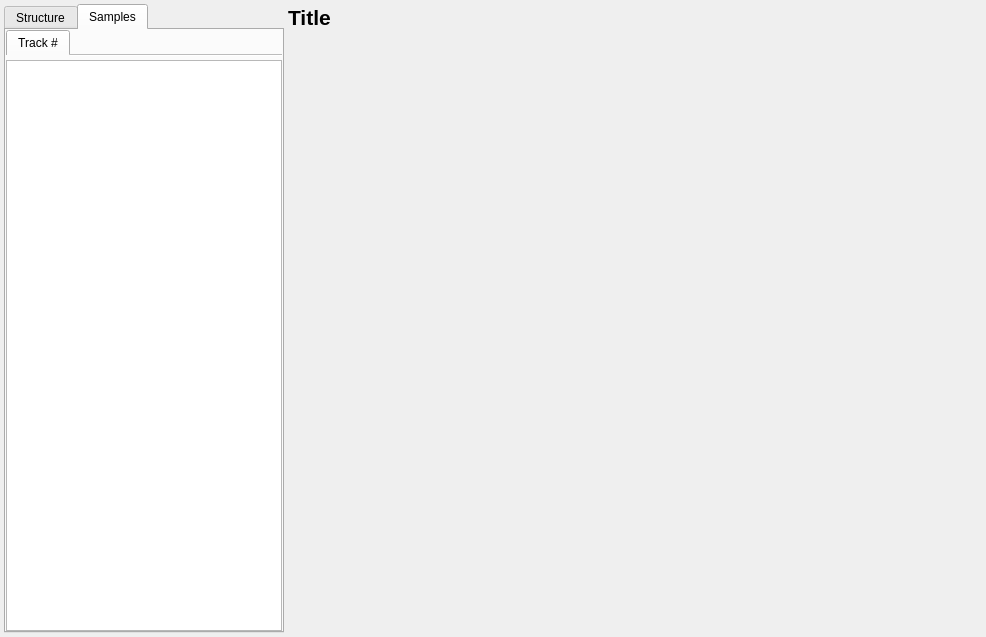
<?xml version="1.0" encoding="UTF-8"?>
<ui version="4.0">
 <class>tabContainer</class>
 <widget class="QWidget" name="tabContainer">
  <property name="geometry">
   <rect>
    <x>0</x>
    <y>0</y>
    <width>986</width>
    <height>637</height>
   </rect>
  </property>
  <property name="windowTitle">
   <string>Form</string>
  </property>
  <layout class="QGridLayout" name="gridLayout_4">
   <property name="leftMargin">
    <number>4</number>
   </property>
   <property name="topMargin">
    <number>4</number>
   </property>
   <property name="rightMargin">
    <number>4</number>
   </property>
   <property name="bottomMargin">
    <number>4</number>
   </property>
   <property name="spacing">
    <number>4</number>
   </property>
   <item row="0" column="0">
    <widget class="QTabWidget" name="tabWidget">
     <property name="minimumSize">
      <size>
       <width>240</width>
       <height>0</height>
      </size>
     </property>
     <property name="maximumSize">
      <size>
       <width>280</width>
       <height>16777215</height>
      </size>
     </property>
     <property name="currentIndex">
      <number>1</number>
     </property>
     <widget class="QWidget" name="tabStructure">
      <attribute name="title">
       <string>Structure</string>
      </attribute>
      <layout class="QGridLayout" name="gridLayout_2">
       <property name="leftMargin">
        <number>0</number>
       </property>
       <property name="topMargin">
        <number>0</number>
       </property>
       <property name="rightMargin">
        <number>0</number>
       </property>
       <property name="bottomMargin">
        <number>0</number>
       </property>
       <property name="spacing">
        <number>0</number>
       </property>
       <item row="0" column="0">
        <widget class="QTreeWidget" name="treeWidget_structure">
         <property name="indentation">
          <number>16</number>
         </property>
         <property name="uniformRowHeights">
          <bool>false</bool>
         </property>
         <property name="animated">
          <bool>true</bool>
         </property>
         <attribute name="headerVisible">
          <bool>false</bool>
         </attribute>
         <column>
          <property name="text">
           <string/>
          </property>
         </column>
         <item>
          <property name="text">
           <string>File</string>
          </property>
         </item>
        </widget>
       </item>
      </layout>
     </widget>
     <widget class="QWidget" name="tabSamples">
      <attribute name="title">
       <string>Samples</string>
      </attribute>
      <layout class="QGridLayout" name="gridLayout">
       <property name="leftMargin">
        <number>0</number>
       </property>
       <property name="topMargin">
        <number>0</number>
       </property>
       <property name="rightMargin">
        <number>0</number>
       </property>
       <property name="bottomMargin">
        <number>0</number>
       </property>
       <property name="spacing">
        <number>0</number>
       </property>
       <item row="1" column="0">
        <widget class="QListWidget" name="listWidget_samples"/>
       </item>
       <item row="0" column="0">
        <widget class="QTabWidget" name="tabWidget_tracks">
         <property name="sizePolicy">
          <sizepolicy hsizetype="Expanding" vsizetype="Minimum">
           <horstretch>0</horstretch>
           <verstretch>0</verstretch>
          </sizepolicy>
         </property>
         <property name="currentIndex">
          <number>0</number>
         </property>
         <property name="documentMode">
          <bool>true</bool>
         </property>
         <widget class="QWidget" name="tab">
          <attribute name="title">
           <string>Track #</string>
          </attribute>
         </widget>
        </widget>
       </item>
      </layout>
     </widget>
    </widget>
   </item>
   <item row="0" column="1">
    <layout class="QVBoxLayout" name="verticalLayout">
     <property name="topMargin">
      <number>1</number>
     </property>
     <property name="rightMargin">
      <number>1</number>
     </property>
     <property name="bottomMargin">
      <number>1</number>
     </property>
     <item>
      <widget class="QLabel" name="labelTitle">
       <property name="maximumSize">
        <size>
         <width>16777215</width>
         <height>36</height>
        </size>
       </property>
       <property name="font">
        <font>
         <pointsize>16</pointsize>
         <weight>75</weight>
         <bold>true</bold>
        </font>
       </property>
       <property name="text">
        <string>Title</string>
       </property>
       <property name="margin">
        <number>4</number>
       </property>
      </widget>
     </item>
     <item>
      <widget class="QScrollArea" name="scrollArea_2">
       <property name="minimumSize">
        <size>
         <width>0</width>
         <height>256</height>
        </size>
       </property>
       <property name="frameShape">
        <enum>QFrame::NoFrame</enum>
       </property>
       <property name="horizontalScrollBarPolicy">
        <enum>Qt::ScrollBarAlwaysOff</enum>
       </property>
       <property name="widgetResizable">
        <bool>true</bool>
       </property>
       <widget class="QWidget" name="scrollAreaWidgetContents_2">
        <property name="geometry">
         <rect>
          <x>0</x>
          <y>0</y>
          <width>692</width>
          <height>326</height>
         </rect>
        </property>
        <layout class="QGridLayout" name="gridLayout_3">
         <property name="leftMargin">
          <number>0</number>
         </property>
         <property name="topMargin">
          <number>0</number>
         </property>
         <property name="rightMargin">
          <number>0</number>
         </property>
         <property name="bottomMargin">
          <number>6</number>
         </property>
         <item row="2" column="0">
          <layout class="QGridLayout" name="gridLayout_content"/>
         </item>
         <item row="0" column="0">
          <widget class="QWidget" name="widgetHeader" native="true">
           <layout class="QVBoxLayout" name="verticalLayout_2">
            <property name="spacing">
             <number>6</number>
            </property>
            <property name="leftMargin">
             <number>4</number>
            </property>
            <property name="topMargin">
             <number>4</number>
            </property>
            <property name="rightMargin">
             <number>4</number>
            </property>
            <property name="bottomMargin">
             <number>4</number>
            </property>
            <item>
             <layout class="QGridLayout" name="gridLayout_header">
              <property name="topMargin">
               <number>2</number>
              </property>
             </layout>
            </item>
           </layout>
          </widget>
         </item>
         <item row="4" column="0">
          <spacer name="verticalSpacer">
           <property name="orientation">
            <enum>Qt::Vertical</enum>
           </property>
           <property name="sizeHint" stdset="0">
            <size>
             <width>20</width>
             <height>0</height>
            </size>
           </property>
          </spacer>
         </item>
         <item row="1" column="0">
          <widget class="QWidget" name="widgetSamples" native="true">
           <layout class="QVBoxLayout" name="verticalLayout_3">
            <property name="leftMargin">
             <number>3</number>
            </property>
            <property name="topMargin">
             <number>3</number>
            </property>
            <property name="rightMargin">
             <number>3</number>
            </property>
            <property name="bottomMargin">
             <number>3</number>
            </property>
            <item>
             <layout class="QGridLayout" name="gridLayout_samples">
              <property name="topMargin">
               <number>2</number>
              </property>
             </layout>
            </item>
           </layout>
          </widget>
         </item>
         <item row="3" column="0">
          <widget class="QLabel" name="label_pic">
           <property name="text">
            <string/>
           </property>
          </widget>
         </item>
        </layout>
       </widget>
      </widget>
     </item>
     <item>
      <widget class="QHexEdit" name="widget_hex" native="true">
       <property name="minimumSize">
        <size>
         <width>512</width>
         <height>256</height>
        </size>
       </property>
       <property name="maximumSize">
        <size>
         <width>16777215</width>
         <height>256</height>
        </size>
       </property>
      </widget>
     </item>
    </layout>
   </item>
  </layout>
 </widget>
 <customwidgets>
  <customwidget>
   <class>QHexEdit</class>
   <extends>QWidget</extends>
   <header>src/thirdparty/qhexedit2/qhexedit.h</header>
   <container>1</container>
  </customwidget>
 </customwidgets>
 <resources/>
 <connections/>
</ui>
